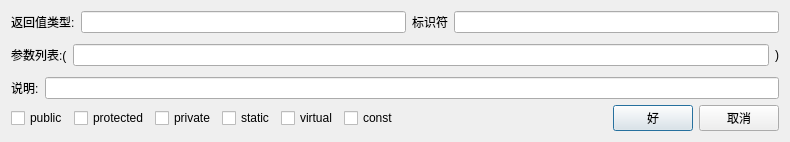
<?xml version="1.0" encoding="UTF-8"?>
<ui version="4.0">
 <class>Dialog</class>
 <widget class="QDialog" name="Dialog">
  <property name="geometry">
   <rect>
    <x>0</x>
    <y>0</y>
    <width>790</width>
    <height>142</height>
   </rect>
  </property>
  <property name="windowTitle">
   <string>新增方法</string>
  </property>
  <layout class="QVBoxLayout" name="verticalLayout" stretch="1,0,0,0">
   <item>
    <layout class="QHBoxLayout" name="horizontalLayout">
     <item>
      <widget class="QLabel" name="label">
       <property name="text">
        <string>返回值类型:</string>
       </property>
      </widget>
     </item>
     <item>
      <widget class="QLineEdit" name="edtype"/>
     </item>
     <item>
      <widget class="QLabel" name="label_2">
       <property name="text">
        <string>标识符</string>
       </property>
      </widget>
     </item>
     <item>
      <widget class="QLineEdit" name="edid"/>
     </item>
    </layout>
   </item>
   <item>
    <layout class="QHBoxLayout" name="horizontalLayout_3">
     <item>
      <widget class="QLabel" name="label_3">
       <property name="text">
        <string>参数列表:(</string>
       </property>
      </widget>
     </item>
     <item>
      <widget class="QLineEdit" name="edargs"/>
     </item>
     <item>
      <widget class="QLabel" name="label_4">
       <property name="text">
        <string>)</string>
       </property>
      </widget>
     </item>
    </layout>
   </item>
   <item>
    <layout class="QHBoxLayout" name="horizontalLayout_4">
     <item>
      <widget class="QLabel" name="label_5">
       <property name="text">
        <string>说明:</string>
       </property>
      </widget>
     </item>
     <item>
      <widget class="QLineEdit" name="eddescr"/>
     </item>
    </layout>
   </item>
   <item>
    <layout class="QHBoxLayout" name="horizontalLayout_2" stretch="0,0,0,0,0,0,1,0,0">
     <item>
      <widget class="QCheckBox" name="cbpublic">
       <property name="text">
        <string>public</string>
       </property>
      </widget>
     </item>
     <item>
      <widget class="QCheckBox" name="cbprotected">
       <property name="text">
        <string>protected</string>
       </property>
      </widget>
     </item>
     <item>
      <widget class="QCheckBox" name="cbprivate">
       <property name="text">
        <string>private</string>
       </property>
      </widget>
     </item>
     <item>
      <widget class="QCheckBox" name="cbstatic">
       <property name="text">
        <string>static</string>
       </property>
      </widget>
     </item>
     <item>
      <widget class="QCheckBox" name="cbvirtual">
       <property name="text">
        <string>virtual</string>
       </property>
      </widget>
     </item>
     <item>
      <widget class="QCheckBox" name="cbconst">
       <property name="text">
        <string>const</string>
       </property>
      </widget>
     </item>
     <item>
      <widget class="QWidget" name="widget" native="true"/>
     </item>
     <item>
      <widget class="QPushButton" name="pushButton">
       <property name="text">
        <string>好</string>
       </property>
      </widget>
     </item>
     <item>
      <widget class="QPushButton" name="pushButton_2">
       <property name="text">
        <string>取消</string>
       </property>
      </widget>
     </item>
    </layout>
   </item>
  </layout>
 </widget>
 <resources/>
 <connections/>
</ui>
